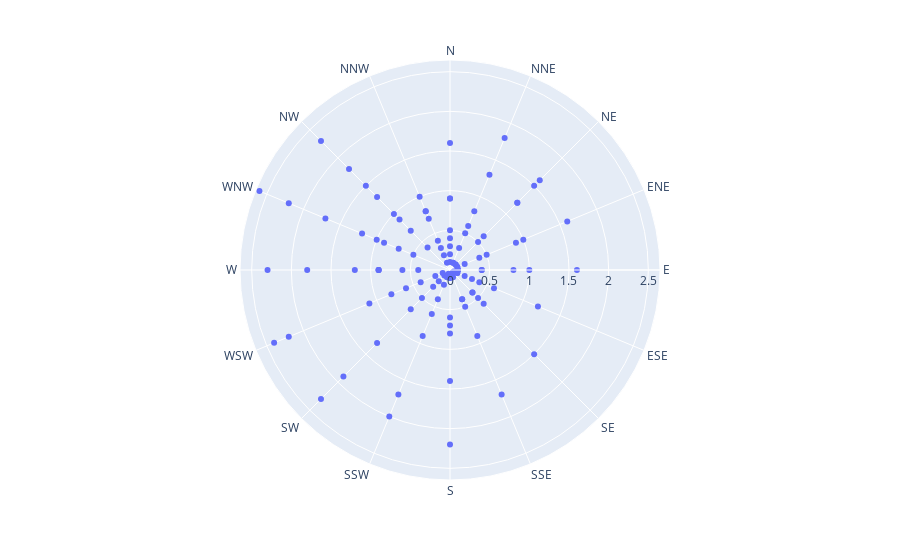

The cell this chart's notebook holds for it:
### Code cell
import pandas as pd
import numpy as np
import matplotlib.pylab as plt1
import matplotlib.pyplot as plt2
import seaborn as sns
%matplotlib inline 
import plotly.express as px

### Figure 1 — Plotly figure (JSON) as saved in the notebook; plotly's stock layout.template omitted (floating-point values rounded to 4 significant figures)
{"data": [{"hovertemplate": "frequency=%{r}<br>direction=%{theta}<extra></extra>", "legendgroup": "", "marker": {"color": "#636efa", "symbol": "circle"}, "mode": "markers", "name": "", "r": [0.5, 0.6, 0.5, 0.4, 0.4, 0.3, 0.4, 0.4, 0.6, 0.4, 0.5, 0.6, 0.6, 0.5, 0.4, 0.1, 1.6, 1.8, 1.5, 1.6, 1.6, 1.2, 1.5, 1.7, 2.2, 2, 2.3, 2.4, 2.3, 2.6, 2.3, 0.8, 0.9, 1.3, 1.6, 0.9, 1, 0.6, 0.6, 0.9, 1.4, 1.7, 1.9, 2.2, 1.8, 1.7, 1.8, 0.8, 0.9, 0.8, 1.2, 1, 0.8, 0.4, 0.5, 0.5, 0.8, 0.9, 1.3, 1.1, 1.2, 1.2, 1.3, 1, 0.4, 0.5, 1.2, 0.5, 0.4, 0.2, 0.4, 0.4, 0.7, 0.6, 0.7, 0.8, 0.9, 1, 1, 0.7, 0.3, 0.3, 0.6, 0.2, 0.1, 0.1, 0.05, 0.1, 0.1, 0.2, 0.3, 0.4, 0.9, 0.9, 0.9, 0.3, 0.2, 0.1, 0.1, 0.1, 0.1, 0.1, 0.05, 0.05, 0.1, 0.05, 0.2, 0.2, 0.4, 0.7, 0.7, 0.4, 0.1, 0.1, 0.1, 0.1, 0.1, 0.05, 0.05, 0.05, 0.05, 0.1, 0.1, 0.1, 0.9, 2.2, 1.5, 0.2], "showlegend": false, "subplot": "polar", "theta": ["N", "NNE", "NE", "ENE", "E", "ESE", "SE", "SSE", "S", "SSW", "SW", "WSW", "W", "WNW", "NW", "NNW", "N", "NNE", "NE", "ENE", "E", "ESE", "SE", "SSE", "S", "SSW", "SW", "WSW", "W", "WNW", "NW", "NNW", "N", "NNE", "NE", "ENE", "E", "ESE", "SE", "SSE", "S", "SSW", "SW", "WSW", "W", "WNW", "NW", "NNW", "N", "NNE", "NE", "ENE", "E", "ESE", "SE", "SSE", "S", "SSW", "SW", "WSW", "W", "WNW", "NW", "NNW", "N", "NNE", "NE", "ENE", "E", "ESE", "SE", "SSE", "S", "SSW", "SW", "WSW", "W", "WNW", "NW", "NNW", "N", "NNE", "NE", "ENE", "E", "ESE", "SE", "SSE", "S", "SSW", "SW", "WSW", "W", "WNW", "NW", "NNW", "N", "NNE", "NE", "ENE", "E", "ESE", "SE", "SSE", "S", "SSW", "SW", "WSW", "W", "WNW", "NW", "NNW", "N", "NNE", "NE", "ENE", "E", "ESE", "SE", "SSE", "S", "SSW", "SW", "WSW", "W", "WNW", "NW", "NNW"], "type": "scatterpolar"}], "layout": {"legend": {"tracegroupgap": 0}, "margin": {"t": 60}, "polar": {"angularaxis": {"direction": "clockwise", "rotation": 90}, "domain": {"x": [0, 1], "y": [0, 1]}}}}
